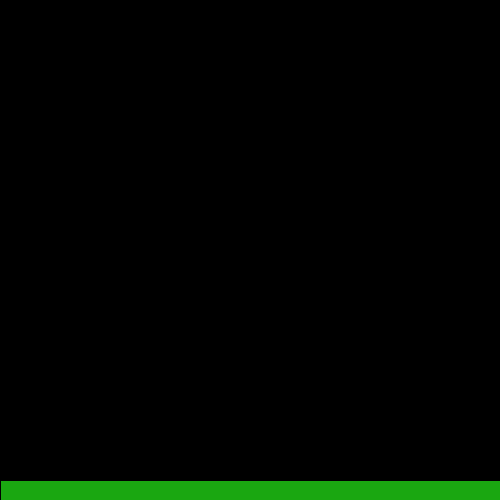
Frame 1 (no input)
Frame 60 (the mouse pressed at the canvas centre just before this capture): identical to frame 1, image omitted
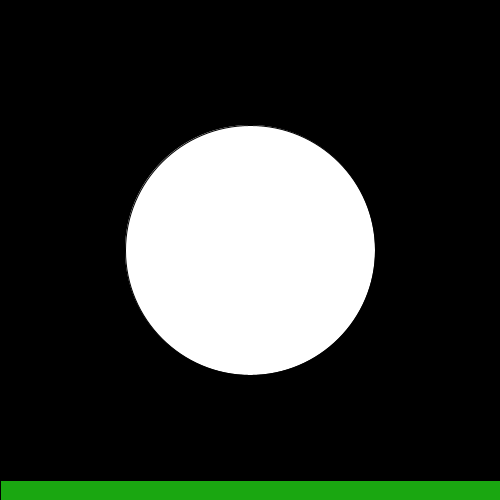
Frame 120 (the mouse held since frame 60 and released just before this capture)

The Processing sketch that drew these frames (run headless with seeded random() and noise(); from frame 60 on, the mouse is pressed at the canvas centre):

// Processing sketch: processing_6548
// ── processing_6548.pde

float x;
float y;
int xi;
int yi;

float speed = 0;
float gravity =0.1;

int count = 0;

void setup() {
 size(500,500); 
 background (0);
 smooth();
fill(26,167,17);
rect(0,480,500,500);
frameRate(25);






   

   

 
}

void draw() {

if (mousePressed == true) 
  {
  background(0);
  mouseReleased(); 
  

   
  }
 
 
 else if (mousePressed == false) {
   background(0);
   fill(255);
   ellipse(x,y,xi,yi);
   y = y + speed;
   speed = speed + gravity;
 

   if (y>height){
    
   gravity = - 0.6;
  
   }
   

   
   
 
 
 
 
 }


fill(26,167,17);
   rect(0,480,500,500);
}

 

 

// fine main 

void mousePressed()
 {
   x = mouseX;
   y = mouseY;
 }
  
  
 void mouseReleased()
 {
   xi = mouseX;
   yi = mouseY;
   drawCircle();
   
 }
  
void drawCircle() {
  
 stroke(0);
 fill(255);
 ellipseMode(CENTER);
 ellipse(x,y,xi,yi);
}
